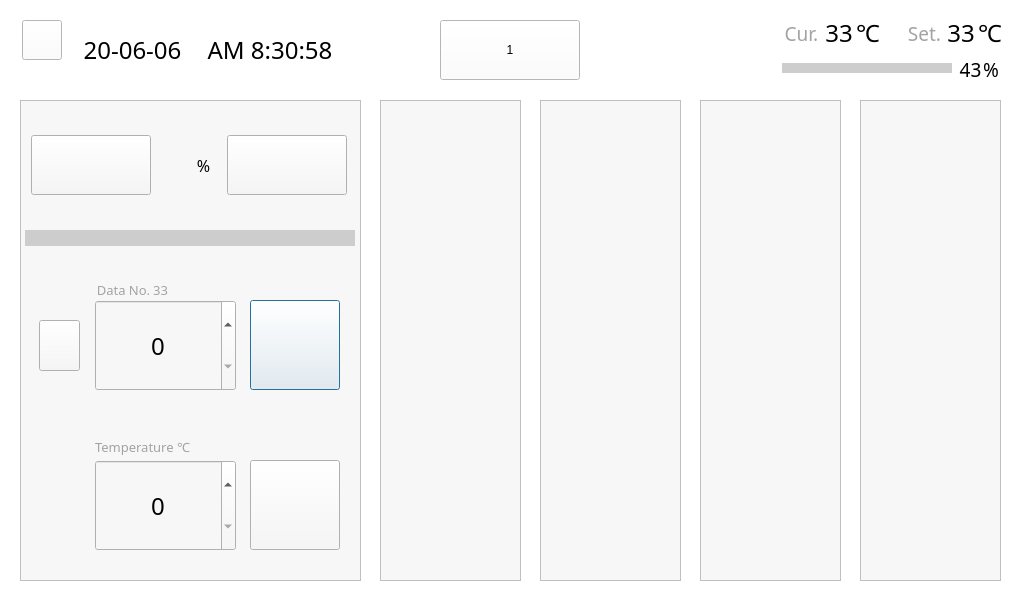
<?xml version="1.0" encoding="UTF-8"?>
<ui version="4.0">
 <class>Dialog</class>
 <widget class="QDialog" name="Dialog">
  <property name="geometry">
   <rect>
    <x>0</x>
    <y>0</y>
    <width>1024</width>
    <height>600</height>
   </rect>
  </property>
  <property name="windowTitle">
   <string>Dialog</string>
  </property>
  <property name="styleSheet">
   <string notr="true">background-color: rgb(255, 255, 255);</string>
  </property>
  <widget class="QFrame" name="frame_2">
   <property name="geometry">
    <rect>
     <x>20</x>
     <y>100</y>
     <width>341</width>
     <height>481</height>
    </rect>
   </property>
   <property name="styleSheet">
    <string notr="true">background-color: #f7f7f7;</string>
   </property>
   <property name="frameShape">
    <enum>QFrame::StyledPanel</enum>
   </property>
   <property name="frameShadow">
    <enum>QFrame::Raised</enum>
   </property>
   <widget class="QPushButton" name="Button_Dataset">
    <property name="geometry">
     <rect>
      <x>230</x>
      <y>200</y>
      <width>90</width>
      <height>90</height>
     </rect>
    </property>
    <property name="styleSheet">
     <string notr="true">QPushButton {
	border-image: url(:/Icon/enter.png);
}

QPushButton:pressed {
	border-image: url(:/Icon/enter_pressed.png);
}</string>
    </property>
    <property name="text">
     <string/>
    </property>
   </widget>
   <widget class="QPushButton" name="Button_Tempset">
    <property name="geometry">
     <rect>
      <x>230</x>
      <y>360</y>
      <width>90</width>
      <height>90</height>
     </rect>
    </property>
    <property name="styleSheet">
     <string notr="true">QPushButton {
	border-image: url(:/Icon/enter.png);
}

QPushButton:pressed {
	border-image: url(:/Icon/enter_pressed.png);
}</string>
    </property>
    <property name="text">
     <string/>
    </property>
   </widget>
   <widget class="QLabel" name="label_2">
    <property name="geometry">
     <rect>
      <x>4</x>
      <y>370</y>
      <width>70</width>
      <height>70</height>
     </rect>
    </property>
    <property name="styleSheet">
     <string notr="true">image: url(:/Icon/temperature1.png);</string>
    </property>
    <property name="text">
     <string/>
    </property>
   </widget>
   <widget class="QLabel" name="Label_temp3_4">
    <property name="geometry">
     <rect>
      <x>63</x>
      <y>180</y>
      <width>81</width>
      <height>20</height>
     </rect>
    </property>
    <property name="font">
     <font>
      <family>Nanum square</family>
      <pointsize>10</pointsize>
      <weight>9</weight>
      <italic>false</italic>
      <bold>false</bold>
     </font>
    </property>
    <property name="styleSheet">
     <string notr="true">font: 75 10pt &quot;Nanum square&quot;;
color: #a3a3a3;</string>
    </property>
    <property name="text">
     <string>Data No.</string>
    </property>
    <property name="alignment">
     <set>Qt::AlignCenter</set>
    </property>
   </widget>
   <widget class="QLabel" name="Label_temp3_5">
    <property name="geometry">
     <rect>
      <x>72</x>
      <y>337</y>
      <width>101</width>
      <height>20</height>
     </rect>
    </property>
    <property name="font">
     <font>
      <family>Nanum square</family>
      <pointsize>10</pointsize>
      <weight>9</weight>
      <italic>false</italic>
      <bold>false</bold>
     </font>
    </property>
    <property name="styleSheet">
     <string notr="true">font: 75 10pt &quot;Nanum square&quot;;
color: #a3a3a3;</string>
    </property>
    <property name="text">
     <string>Temperature ℃</string>
    </property>
    <property name="alignment">
     <set>Qt::AlignCenter</set>
    </property>
   </widget>
   <widget class="QSpinBox" name="Spinbox_Case">
    <property name="geometry">
     <rect>
      <x>75</x>
      <y>200</y>
      <width>141</width>
      <height>91</height>
     </rect>
    </property>
    <property name="font">
     <font>
      <family>Nanum square</family>
      <pointsize>18</pointsize>
      <weight>9</weight>
      <italic>false</italic>
      <bold>false</bold>
     </font>
    </property>
    <property name="styleSheet">
     <string notr="true">QSpinBox {
    border-image: url(:/Icon/mea_sel_off_box.png) 4;
    border-width: 2;
    font: 75 18pt &quot;Nanum square&quot;;
}


QSpinBox::up-button {
    subcontrol-origin: border;
    subcontrol-position: top right; /* position at the top right corner */

    width: 50px; /* 16 + 2*1px border-width = 15px padding + 3px parent border */
    border-image: url(:/Icon/qspin_up.png) ;
}

QSpinBox::up-button:pressed {
    border-image: url(:/Icon/qspin_up_pressed.png) ;
}

QSpinBox::down-button {
    subcontrol-origin: border;
    subcontrol-position: bottom right; /* position at bottom right corner */
    width: 50px; /* 16 + 2*1px border-width = 15px padding + 3px parent border */
    border-image: url(:/Icon/qspin_down.png);

}

QSpinBox::down-button:pressed {
    border-image: url(:/Icon/qspin_down_pressed.png) ;
}
</string>
    </property>
    <property name="alignment">
     <set>Qt::AlignCenter</set>
    </property>
   </widget>
   <widget class="QSpinBox" name="Spinbox_Temp">
    <property name="geometry">
     <rect>
      <x>75</x>
      <y>360</y>
      <width>141</width>
      <height>91</height>
     </rect>
    </property>
    <property name="font">
     <font>
      <family>Nanum square</family>
      <pointsize>18</pointsize>
      <weight>9</weight>
      <italic>false</italic>
      <bold>false</bold>
     </font>
    </property>
    <property name="styleSheet">
     <string notr="true">QSpinBox {
    border-image: url(:/Icon/mea_sel_off_box.png) 4;
    border-width: 2;
    font: 75 18pt &quot;Nanum square&quot;;
}


QSpinBox::up-button {
    subcontrol-origin: border;
    subcontrol-position: top right; /* position at the top right corner */

    width: 50px; /* 16 + 2*1px border-width = 15px padding + 3px parent border */
    border-image: url(:/Icon/qspin_up.png) ;
}

QSpinBox::up-button:pressed {
    border-image: url(:/Icon/qspin_up_pressed.png) ;
}

QSpinBox::down-button {
    subcontrol-origin: border;
    subcontrol-position: bottom right; /* position at bottom right corner */
    width: 50px; /* 16 + 2*1px border-width = 15px padding + 3px parent border */
    border-image: url(:/Icon/qspin_down.png);

}

QSpinBox::down-button:pressed {
    border-image: url(:/Icon/qspin_down_pressed.png) ;
}
</string>
    </property>
    <property name="alignment">
     <set>Qt::AlignCenter</set>
    </property>
   </widget>
   <widget class="QProgressBar" name="Progressbar_1">
    <property name="geometry">
     <rect>
      <x>5</x>
      <y>130</y>
      <width>330</width>
      <height>16</height>
     </rect>
    </property>
    <property name="styleSheet">
     <string notr="true">QProgressBar {
    background-color: #cdcdcd;
    border-radius: 10px;
    text-align: Center;
	font: 75 15pt &quot;Arial&quot;;
}

QProgressBar::chunk {
    background-color: #81d0bc;
    border-radius: 10px;
    width: 10px;
}
</string>
    </property>
    <property name="value">
     <number>0</number>
    </property>
    <property name="textVisible">
     <bool>false</bool>
    </property>
    <property name="orientation">
     <enum>Qt::Horizontal</enum>
    </property>
   </widget>
   <widget class="QPushButton" name="Button_Monitoring_Stop">
    <property name="geometry">
     <rect>
      <x>207</x>
      <y>35</y>
      <width>120</width>
      <height>60</height>
     </rect>
    </property>
    <property name="styleSheet">
     <string notr="true">QPushButton {
	border-image: url(:/Icon/stop.png);
}

QPushButton:pressed {
	border-image: url(:/Icon/stop_pressed.png);
}</string>
    </property>
    <property name="text">
     <string/>
    </property>
   </widget>
   <widget class="QLabel" name="label_5">
    <property name="geometry">
     <rect>
      <x>173</x>
      <y>55</y>
      <width>21</width>
      <height>20</height>
     </rect>
    </property>
    <property name="font">
     <font>
      <family>NanumSquare</family>
      <pointsize>12</pointsize>
     </font>
    </property>
    <property name="text">
     <string>%</string>
    </property>
    <property name="alignment">
     <set>Qt::AlignCenter</set>
    </property>
   </widget>
   <widget class="QPushButton" name="Button_Monitoring_Start">
    <property name="geometry">
     <rect>
      <x>11</x>
      <y>35</y>
      <width>120</width>
      <height>60</height>
     </rect>
    </property>
    <property name="styleSheet">
     <string notr="true">QPushButton {
	border-image: url(:/Icon/start.png);
}

QPushButton:pressed {
	border-image: url(:/Icon/start_pressed.png);
}</string>
    </property>
    <property name="text">
     <string/>
    </property>
   </widget>
   <widget class="QLabel" name="Information_1">
    <property name="geometry">
     <rect>
      <x>140</x>
      <y>45</y>
      <width>35</width>
      <height>40</height>
     </rect>
    </property>
    <property name="font">
     <font>
      <family>NanumSquare</family>
      <pointsize>12</pointsize>
     </font>
    </property>
    <property name="text">
     <string/>
    </property>
    <property name="alignment">
     <set>Qt::AlignCenter</set>
    </property>
   </widget>
   <widget class="QLabel" name="Label_data">
    <property name="geometry">
     <rect>
      <x>130</x>
      <y>180</y>
      <width>21</width>
      <height>20</height>
     </rect>
    </property>
    <property name="font">
     <font>
      <family>Nanum square</family>
      <pointsize>10</pointsize>
      <weight>9</weight>
      <italic>false</italic>
      <bold>false</bold>
     </font>
    </property>
    <property name="styleSheet">
     <string notr="true">font: 75 10pt &quot;Nanum square&quot;;
color: #a3a3a3;</string>
    </property>
    <property name="text">
     <string>33</string>
    </property>
    <property name="alignment">
     <set>Qt::AlignCenter</set>
    </property>
   </widget>
   <widget class="QPushButton" name="Button_Datanum">
    <property name="geometry">
     <rect>
      <x>19</x>
      <y>220</y>
      <width>41</width>
      <height>51</height>
     </rect>
    </property>
    <property name="styleSheet">
     <string notr="true">QPushButton {
	border-image: url(:/Icon/case.png);
}

QPushButton:pressed {
	border-image: url(:/Icon/case_pressed.png);
}</string>
    </property>
    <property name="text">
     <string/>
    </property>
   </widget>
  </widget>
  <widget class="QPushButton" name="Button_EasterEgg">
   <property name="geometry">
    <rect>
     <x>440</x>
     <y>20</y>
     <width>140</width>
     <height>60</height>
    </rect>
   </property>
   <property name="styleSheet">
    <string notr="true">border-image: url(:/Icon/logo.png);
font: 1pt &quot;Ubuntu&quot;;


</string>
   </property>
   <property name="text">
    <string>1</string>
   </property>
  </widget>
  <widget class="QPushButton" name="Button_Backspace">
   <property name="geometry">
    <rect>
     <x>22</x>
     <y>20</y>
     <width>40</width>
     <height>40</height>
    </rect>
   </property>
   <property name="styleSheet">
    <string notr="true">QPushButton {
	border-image: url(:/Icon/backspace.png);
}

QPushButton:pressed {
	border-image: url(:/Icon/backspace_pressed.png);
}</string>
   </property>
   <property name="text">
    <string/>
   </property>
  </widget>
  <widget class="QLabel" name="Label_time">
   <property name="geometry">
    <rect>
     <x>190</x>
     <y>35</y>
     <width>160</width>
     <height>30</height>
    </rect>
   </property>
   <property name="sizePolicy">
    <sizepolicy hsizetype="Preferred" vsizetype="MinimumExpanding">
     <horstretch>0</horstretch>
     <verstretch>0</verstretch>
    </sizepolicy>
   </property>
   <property name="font">
    <font>
     <family>NanumSquare</family>
     <pointsize>18</pointsize>
    </font>
   </property>
   <property name="text">
    <string>AM 8:30:58</string>
   </property>
   <property name="alignment">
    <set>Qt::AlignCenter</set>
   </property>
  </widget>
  <widget class="QLabel" name="Label_date">
   <property name="geometry">
    <rect>
     <x>72</x>
     <y>35</y>
     <width>121</width>
     <height>30</height>
    </rect>
   </property>
   <property name="font">
    <font>
     <family>NanumSquare</family>
     <pointsize>18</pointsize>
    </font>
   </property>
   <property name="text">
    <string>20-06-06</string>
   </property>
   <property name="alignment">
    <set>Qt::AlignCenter</set>
   </property>
  </widget>
  <widget class="QLabel" name="label_4">
   <property name="geometry">
    <rect>
     <x>853</x>
     <y>23</y>
     <width>30</width>
     <height>20</height>
    </rect>
   </property>
   <property name="font">
    <font>
     <family>NanumSquare</family>
     <pointsize>18</pointsize>
    </font>
   </property>
   <property name="text">
    <string>℃</string>
   </property>
   <property name="alignment">
    <set>Qt::AlignCenter</set>
   </property>
  </widget>
  <widget class="QLabel" name="Label_temp1">
   <property name="geometry">
    <rect>
     <x>824</x>
     <y>23</y>
     <width>30</width>
     <height>20</height>
    </rect>
   </property>
   <property name="font">
    <font>
     <family>NanumSquare</family>
     <pointsize>18</pointsize>
    </font>
   </property>
   <property name="text">
    <string>33</string>
   </property>
   <property name="alignment">
    <set>Qt::AlignCenter</set>
   </property>
  </widget>
  <widget class="QLabel" name="Label_temp3_3">
   <property name="geometry">
    <rect>
     <x>904</x>
     <y>23</y>
     <width>41</width>
     <height>20</height>
    </rect>
   </property>
   <property name="font">
    <font>
     <family>Nanum square</family>
     <pointsize>14</pointsize>
     <weight>9</weight>
     <italic>false</italic>
     <bold>false</bold>
    </font>
   </property>
   <property name="styleSheet">
    <string notr="true">font: 75 14pt &quot;Nanum square&quot;;
color: #a3a3a3;</string>
   </property>
   <property name="text">
    <string>Set.</string>
   </property>
   <property name="alignment">
    <set>Qt::AlignCenter</set>
   </property>
  </widget>
  <widget class="QLabel" name="label_3">
   <property name="geometry">
    <rect>
     <x>975</x>
     <y>23</y>
     <width>30</width>
     <height>20</height>
    </rect>
   </property>
   <property name="font">
    <font>
     <family>NanumSquare</family>
     <pointsize>18</pointsize>
    </font>
   </property>
   <property name="text">
    <string>℃</string>
   </property>
   <property name="alignment">
    <set>Qt::AlignCenter</set>
   </property>
  </widget>
  <widget class="QLabel" name="Label_temp3_2">
   <property name="geometry">
    <rect>
     <x>781</x>
     <y>23</y>
     <width>41</width>
     <height>20</height>
    </rect>
   </property>
   <property name="font">
    <font>
     <family>Nanum square</family>
     <pointsize>14</pointsize>
     <weight>9</weight>
     <italic>false</italic>
     <bold>false</bold>
    </font>
   </property>
   <property name="styleSheet">
    <string notr="true">font: 75 14pt &quot;Nanum square&quot;;
color: #a3a3a3;</string>
   </property>
   <property name="text">
    <string>Cur.</string>
   </property>
   <property name="alignment">
    <set>Qt::AlignCenter</set>
   </property>
  </widget>
  <widget class="QLabel" name="Label_USB">
   <property name="geometry">
    <rect>
     <x>714</x>
     <y>18</y>
     <width>30</width>
     <height>30</height>
    </rect>
   </property>
   <property name="styleSheet">
    <string notr="true"/>
   </property>
   <property name="text">
    <string/>
   </property>
  </widget>
  <widget class="QLabel" name="Label_USB_2">
   <property name="geometry">
    <rect>
     <x>744</x>
     <y>19</y>
     <width>30</width>
     <height>30</height>
    </rect>
   </property>
   <property name="styleSheet">
    <string notr="true">image: url(:/Icon/temperature2.png);</string>
   </property>
   <property name="text">
    <string/>
   </property>
  </widget>
  <widget class="QLabel" name="Label_temp3">
   <property name="geometry">
    <rect>
     <x>946</x>
     <y>23</y>
     <width>30</width>
     <height>20</height>
    </rect>
   </property>
   <property name="font">
    <font>
     <family>NanumSquare</family>
     <pointsize>18</pointsize>
    </font>
   </property>
   <property name="text">
    <string>33</string>
   </property>
   <property name="alignment">
    <set>Qt::AlignCenter</set>
   </property>
  </widget>
  <widget class="QProgressBar" name="Progressbar_2">
   <property name="geometry">
    <rect>
     <x>782</x>
     <y>63</y>
     <width>170</width>
     <height>10</height>
    </rect>
   </property>
   <property name="styleSheet">
    <string notr="true">QProgressBar {
    background-color: #cdcdcd;
    border-radius: 10px;
    text-align: Center;
	font: 75 15pt &quot;Arial&quot;;
}

QProgressBar::chunk {
    background-color: #81d0bc;
    border-radius: 10px;
    width: 10px;
}
</string>
   </property>
   <property name="value">
    <number>0</number>
   </property>
   <property name="textVisible">
    <bool>false</bool>
   </property>
   <property name="orientation">
    <enum>Qt::Horizontal</enum>
   </property>
  </widget>
  <widget class="QLabel" name="Label_StorageIcon">
   <property name="geometry">
    <rect>
     <x>747</x>
     <y>55</y>
     <width>25</width>
     <height>25</height>
    </rect>
   </property>
   <property name="styleSheet">
    <string notr="true">border-image: url(:/Icon/storage.png);</string>
   </property>
   <property name="text">
    <string/>
   </property>
  </widget>
  <widget class="QLabel" name="label_6">
   <property name="geometry">
    <rect>
     <x>981</x>
     <y>59</y>
     <width>20</width>
     <height>20</height>
    </rect>
   </property>
   <property name="font">
    <font>
     <family>Nanum square</family>
     <pointsize>14</pointsize>
     <weight>9</weight>
     <italic>false</italic>
     <bold>false</bold>
    </font>
   </property>
   <property name="styleSheet">
    <string notr="true">font: 75 14pt &quot;Nanum square&quot;;
</string>
   </property>
   <property name="text">
    <string>%</string>
   </property>
   <property name="alignment">
    <set>Qt::AlignCenter</set>
   </property>
  </widget>
  <widget class="QLabel" name="Label_storage">
   <property name="geometry">
    <rect>
     <x>958</x>
     <y>59</y>
     <width>25</width>
     <height>20</height>
    </rect>
   </property>
   <property name="font">
    <font>
     <family>Nanum square</family>
     <pointsize>14</pointsize>
     <weight>9</weight>
     <italic>false</italic>
     <bold>false</bold>
    </font>
   </property>
   <property name="styleSheet">
    <string notr="true">font: 75 14pt &quot;Nanum square&quot;;
</string>
   </property>
   <property name="text">
    <string>43</string>
   </property>
   <property name="alignment">
    <set>Qt::AlignCenter</set>
   </property>
  </widget>
  <widget class="QFrame" name="frame_4">
   <property name="geometry">
    <rect>
     <x>700</x>
     <y>100</y>
     <width>141</width>
     <height>481</height>
    </rect>
   </property>
   <property name="styleSheet">
    <string notr="true">background-color: #f7f7f7;</string>
   </property>
   <property name="frameShape">
    <enum>QFrame::StyledPanel</enum>
   </property>
   <property name="frameShadow">
    <enum>QFrame::Raised</enum>
   </property>
   <widget class="QLabel" name="Fin_Vial2_7">
    <property name="geometry">
     <rect>
      <x>407</x>
      <y>27</y>
      <width>51</width>
      <height>31</height>
     </rect>
    </property>
    <property name="styleSheet">
     <string notr="true"/>
    </property>
    <property name="text">
     <string/>
    </property>
   </widget>
   <widget class="QLabel" name="Fin_Vial3_7">
    <property name="geometry">
     <rect>
      <x>572</x>
      <y>27</y>
      <width>51</width>
      <height>31</height>
     </rect>
    </property>
    <property name="styleSheet">
     <string notr="true"/>
    </property>
    <property name="text">
     <string/>
    </property>
   </widget>
   <widget class="QLabel" name="Fin_Vial4_7">
    <property name="geometry">
     <rect>
      <x>750</x>
      <y>27</y>
      <width>51</width>
      <height>31</height>
     </rect>
    </property>
    <property name="styleSheet">
     <string notr="true"/>
    </property>
    <property name="text">
     <string/>
    </property>
   </widget>
   <widget class="QLabel" name="Label_Result_3">
    <property name="geometry">
     <rect>
      <x>20</x>
      <y>330</y>
      <width>100</width>
      <height>130</height>
     </rect>
    </property>
    <property name="styleSheet">
     <string notr="true">font: 75 40pt &quot;Nanum square&quot;;
color: #a3a3a3;</string>
    </property>
    <property name="text">
     <string/>
    </property>
    <property name="alignment">
     <set>Qt::AlignCenter</set>
    </property>
   </widget>
   <widget class="QLabel" name="Check_Vial4_6">
    <property name="geometry">
     <rect>
      <x>40</x>
      <y>90</y>
      <width>61</width>
      <height>211</height>
     </rect>
    </property>
    <property name="styleSheet">
     <string notr="true">border-image: url(:/Icon/vial.png);</string>
    </property>
    <property name="text">
     <string/>
    </property>
   </widget>
   <widget class="QLabel" name="Num_Vial3_4">
    <property name="geometry">
     <rect>
      <x>54</x>
      <y>30</y>
      <width>31</width>
      <height>31</height>
     </rect>
    </property>
    <property name="styleSheet">
     <string notr="true">border-image: url(:/Icon/no33.png);</string>
    </property>
    <property name="text">
     <string/>
    </property>
   </widget>
  </widget>
  <widget class="QFrame" name="frame_5">
   <property name="geometry">
    <rect>
     <x>540</x>
     <y>100</y>
     <width>141</width>
     <height>481</height>
    </rect>
   </property>
   <property name="styleSheet">
    <string notr="true">background-color: #f7f7f7;</string>
   </property>
   <property name="frameShape">
    <enum>QFrame::StyledPanel</enum>
   </property>
   <property name="frameShadow">
    <enum>QFrame::Raised</enum>
   </property>
   <widget class="QLabel" name="Fin_Vial3_8">
    <property name="geometry">
     <rect>
      <x>572</x>
      <y>27</y>
      <width>51</width>
      <height>31</height>
     </rect>
    </property>
    <property name="styleSheet">
     <string notr="true"/>
    </property>
    <property name="text">
     <string/>
    </property>
   </widget>
   <widget class="QLabel" name="Fin_Vial4_8">
    <property name="geometry">
     <rect>
      <x>750</x>
      <y>27</y>
      <width>51</width>
      <height>31</height>
     </rect>
    </property>
    <property name="styleSheet">
     <string notr="true"/>
    </property>
    <property name="text">
     <string/>
    </property>
   </widget>
   <widget class="QLabel" name="Label_Result_2">
    <property name="geometry">
     <rect>
      <x>20</x>
      <y>330</y>
      <width>100</width>
      <height>130</height>
     </rect>
    </property>
    <property name="styleSheet">
     <string notr="true">font: 75 40pt &quot;Nanum square&quot;;
color: #a3a3a3;</string>
    </property>
    <property name="text">
     <string/>
    </property>
    <property name="alignment">
     <set>Qt::AlignCenter</set>
    </property>
   </widget>
   <widget class="QLabel" name="Check_Vial4_7">
    <property name="geometry">
     <rect>
      <x>40</x>
      <y>90</y>
      <width>61</width>
      <height>211</height>
     </rect>
    </property>
    <property name="styleSheet">
     <string notr="true">border-image: url(:/Icon/vial.png);</string>
    </property>
    <property name="text">
     <string/>
    </property>
   </widget>
   <widget class="QLabel" name="Num_Vial3_5">
    <property name="geometry">
     <rect>
      <x>54</x>
      <y>30</y>
      <width>31</width>
      <height>31</height>
     </rect>
    </property>
    <property name="styleSheet">
     <string notr="true">border-image: url(:/Icon/no22.png);</string>
    </property>
    <property name="text">
     <string/>
    </property>
   </widget>
  </widget>
  <widget class="QFrame" name="frame_6">
   <property name="geometry">
    <rect>
     <x>380</x>
     <y>100</y>
     <width>141</width>
     <height>481</height>
    </rect>
   </property>
   <property name="styleSheet">
    <string notr="true">background-color: #f7f7f7;</string>
   </property>
   <property name="frameShape">
    <enum>QFrame::StyledPanel</enum>
   </property>
   <property name="frameShadow">
    <enum>QFrame::Raised</enum>
   </property>
   <widget class="QLabel" name="Fin_Vial4_9">
    <property name="geometry">
     <rect>
      <x>750</x>
      <y>27</y>
      <width>51</width>
      <height>31</height>
     </rect>
    </property>
    <property name="styleSheet">
     <string notr="true"/>
    </property>
    <property name="text">
     <string/>
    </property>
   </widget>
   <widget class="QLabel" name="Label_Result_1">
    <property name="geometry">
     <rect>
      <x>20</x>
      <y>330</y>
      <width>100</width>
      <height>130</height>
     </rect>
    </property>
    <property name="font">
     <font>
      <family>Nanum square</family>
      <pointsize>40</pointsize>
      <weight>9</weight>
      <italic>false</italic>
      <bold>false</bold>
     </font>
    </property>
    <property name="styleSheet">
     <string notr="true">font: 75 40pt &quot;Nanum square&quot;;
color: #a3a3a3;</string>
    </property>
    <property name="text">
     <string/>
    </property>
    <property name="alignment">
     <set>Qt::AlignCenter</set>
    </property>
   </widget>
   <widget class="QLabel" name="Check_Vial4_8">
    <property name="geometry">
     <rect>
      <x>40</x>
      <y>90</y>
      <width>61</width>
      <height>211</height>
     </rect>
    </property>
    <property name="styleSheet">
     <string notr="true">border-image: url(:/Icon/vial.png);</string>
    </property>
    <property name="text">
     <string/>
    </property>
   </widget>
   <widget class="QLabel" name="Num_Vial3_6">
    <property name="geometry">
     <rect>
      <x>54</x>
      <y>30</y>
      <width>31</width>
      <height>31</height>
     </rect>
    </property>
    <property name="styleSheet">
     <string notr="true">border-image: url(:/Icon/no11.png);</string>
    </property>
    <property name="text">
     <string/>
    </property>
   </widget>
  </widget>
  <widget class="QFrame" name="frame_3">
   <property name="geometry">
    <rect>
     <x>860</x>
     <y>100</y>
     <width>141</width>
     <height>481</height>
    </rect>
   </property>
   <property name="styleSheet">
    <string notr="true">background-color: #f7f7f7;</string>
   </property>
   <property name="frameShape">
    <enum>QFrame::StyledPanel</enum>
   </property>
   <property name="frameShadow">
    <enum>QFrame::Raised</enum>
   </property>
   <widget class="QLabel" name="Fin_Vial1_6">
    <property name="geometry">
     <rect>
      <x>250</x>
      <y>27</y>
      <width>51</width>
      <height>31</height>
     </rect>
    </property>
    <property name="styleSheet">
     <string notr="true"/>
    </property>
    <property name="text">
     <string/>
    </property>
   </widget>
   <widget class="QLabel" name="Fin_Vial2_6">
    <property name="geometry">
     <rect>
      <x>407</x>
      <y>27</y>
      <width>51</width>
      <height>31</height>
     </rect>
    </property>
    <property name="styleSheet">
     <string notr="true"/>
    </property>
    <property name="text">
     <string/>
    </property>
   </widget>
   <widget class="QLabel" name="Fin_Vial3_6">
    <property name="geometry">
     <rect>
      <x>572</x>
      <y>27</y>
      <width>51</width>
      <height>31</height>
     </rect>
    </property>
    <property name="styleSheet">
     <string notr="true"/>
    </property>
    <property name="text">
     <string/>
    </property>
   </widget>
   <widget class="QLabel" name="Fin_Vial4_6">
    <property name="geometry">
     <rect>
      <x>750</x>
      <y>27</y>
      <width>51</width>
      <height>31</height>
     </rect>
    </property>
    <property name="styleSheet">
     <string notr="true"/>
    </property>
    <property name="text">
     <string/>
    </property>
   </widget>
   <widget class="QLabel" name="Label_Result_4">
    <property name="geometry">
     <rect>
      <x>20</x>
      <y>330</y>
      <width>100</width>
      <height>130</height>
     </rect>
    </property>
    <property name="styleSheet">
     <string notr="true">font: 75 40pt &quot;Nanum square&quot;;
color: #a3a3a3;</string>
    </property>
    <property name="text">
     <string/>
    </property>
    <property name="alignment">
     <set>Qt::AlignCenter</set>
    </property>
   </widget>
   <widget class="QLabel" name="Check_Vial4_5">
    <property name="geometry">
     <rect>
      <x>40</x>
      <y>90</y>
      <width>61</width>
      <height>211</height>
     </rect>
    </property>
    <property name="styleSheet">
     <string notr="true">border-image: url(:/Icon/vial.png);</string>
    </property>
    <property name="text">
     <string/>
    </property>
   </widget>
   <widget class="QLabel" name="Num_Vial1_2">
    <property name="geometry">
     <rect>
      <x>54</x>
      <y>30</y>
      <width>31</width>
      <height>31</height>
     </rect>
    </property>
    <property name="styleSheet">
     <string notr="true">border-image: url(:/Icon/no44.png);</string>
    </property>
    <property name="text">
     <string/>
    </property>
   </widget>
  </widget>
 </widget>
 <resources>
  <include location="Icon/Icon.qrc"/>
 </resources>
 <connections/>
</ui>
